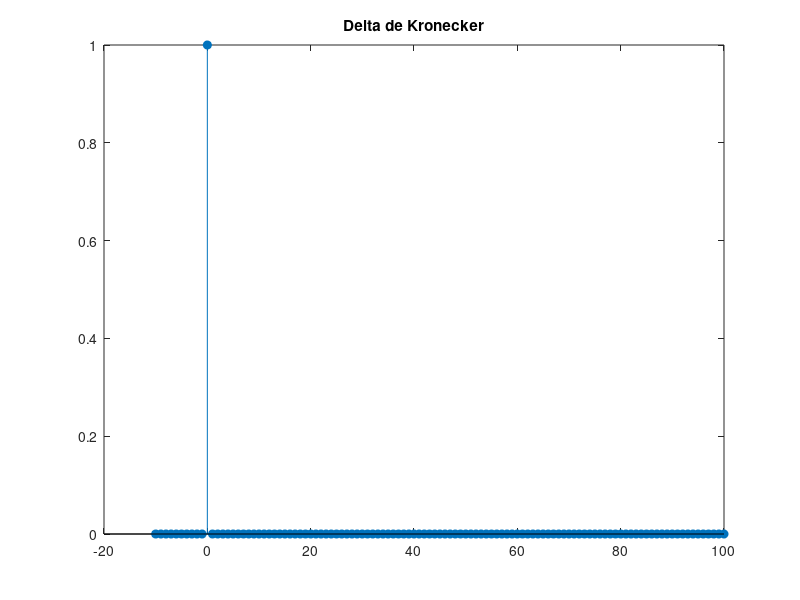

Write MATLAB code to recreate this figure. (Note: this script raises an error after producing the figure.)
clc;
close all;
clear all;
n= -10:100;
s = -1/2:0.001:1/2
delta= (n==0);
figure;
stem(n,delta,'filled');
title('Delta de Kronecker');

h1=respuesta_imp1(n);
h2=respuesta_imp2(n);
h3=respuesta_imp3(n);
h4=respuesta_imp4(n);

H1 = respuesta_freq1(s);
H2 = respuesta_freq2(s);
H3 = respuesta_freq3(s);
H4 = respuesta_freq4(s);

figure;
stem(n, h1, 'filled');
title('Respuesta Impulsional h[n] del sistema 1');
xlabel('n (muestras)');
ylabel('h[n]');

figure;
stem(n, h2, 'filled');
title('Respuesta Impulsional h[n] del sistema 2');
xlabel('n (muestras)');
ylabel('h[n]');

figure;
stem(n, h3, 'filled');
title('Respuesta Impulsional h[n] del sistema 3');
xlabel('n (muestras)');
ylabel('h[n]');

figure;
stem(n, h4, 'filled');
title('Respuesta Impulsional h[n] del sistema 4');
xlabel('n (muestras)');
ylabel('h[n]');

% --- Sistema 1 ---
figure;
plot(s, abs(H1));
grid on;
xlabel('s (ciclos/muestra)');
ylabel('|H1|');
title('Módulo de la respuesta en frecuencia - Sistema 1');

figure;
plot(s, angle(H1));
grid on;
xlabel('s (ciclos/muestra)');
ylabel('∠ H1 [Rad]');
title('Fase de la respuesta en frecuencia - Sistema 1');

% --- Sistema 2 ---
figure;
plot(s, abs(H2));
grid on;
xlabel('s (ciclos/muestra)');
ylabel('|H2|');
title('Módulo de la respuesta en frecuencia - Sistema 2');

figure;
plot(s, angle(H2));
grid on;
xlabel('s (ciclos/muestra)');
ylabel('∠H2[Rad]');
title('Fase de la respuesta en frecuencia - Sistema 2');

% --- Sistema 3 ---
figure;
plot(s, abs(H3));
grid on;
xlabel('s (ciclos/muestra)');
ylabel('|H3|');
title('Módulo de la respuesta en frecuencia - Sistema 3');

figure;
plot(s, angle(H3));
grid on;
xlabel('s (ciclos/muestra)');
ylabel('∠H3[Rad]');
title('Fase de la respuesta en frecuencia - Sistema 3');

% --- Sistema 4 ---
figure;
plot(s, abs(H4));
grid on;
xlabel('s (ciclos/muestra)');
ylabel('|H4|');
title('Módulo de la respuesta en frecuencia - Sistema 4');

figure;
plot(s, angle(H4));
grid on;
xlabel('s (ciclos/muestra)');
ylabel('∠H4[Rad]');
title('Fase de la respuesta en frecuencia - Sistema 4');
